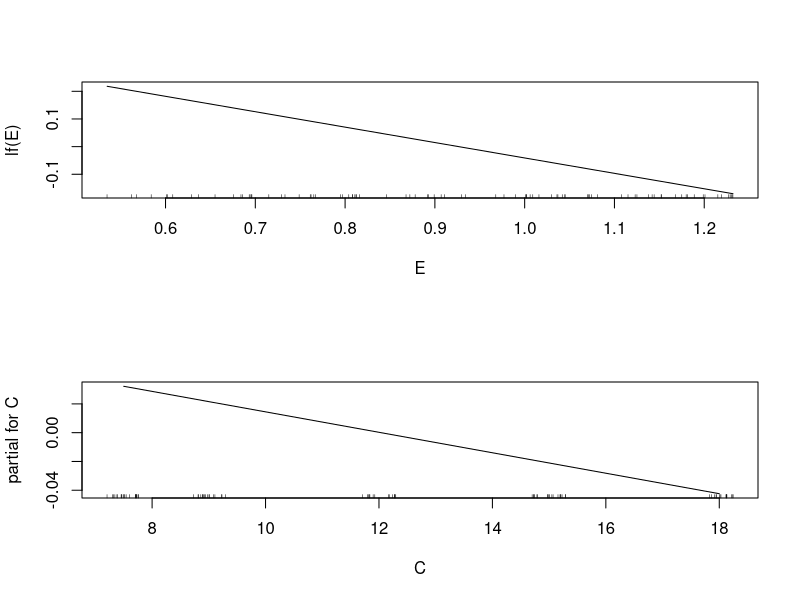

Reproduce this figure in R.
library(locfit)


### Name: lf
### Title: Locfit term in Additive Model formula
### Aliases: lf
### Keywords: models

### ** Examples

# fit an additive semiparametric model to the ethanol data.
stopifnot(require(gam))
# The `gam' package must be attached _before_ `locfit', otherwise
# the following will not work.
data(ethanol, package = "lattice")
fit <- gam(NOx ~ lf(E) + C, data=ethanol)
op <- par(mfrow=c(2, 1))
plot(fit)
par(op)
